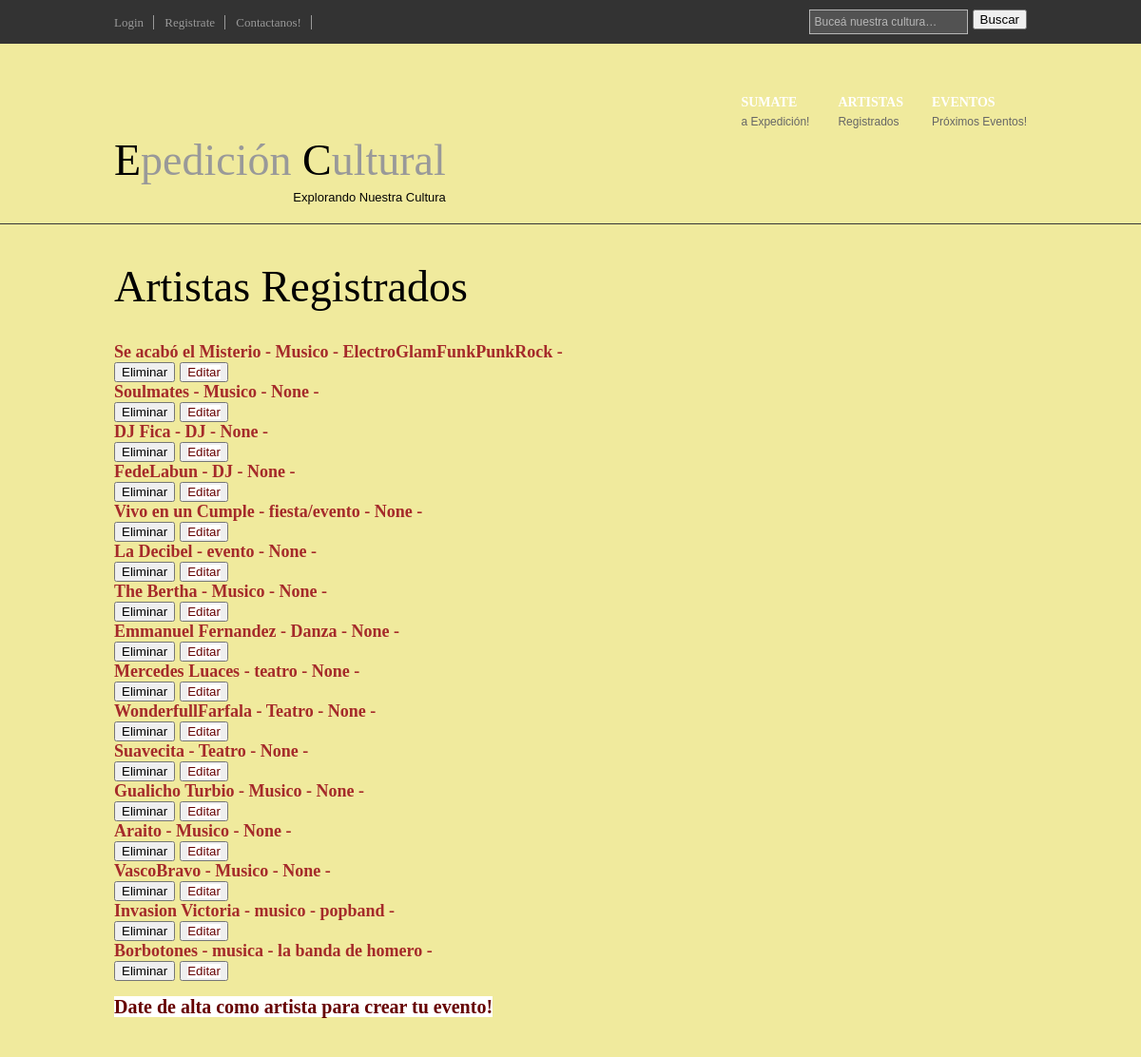
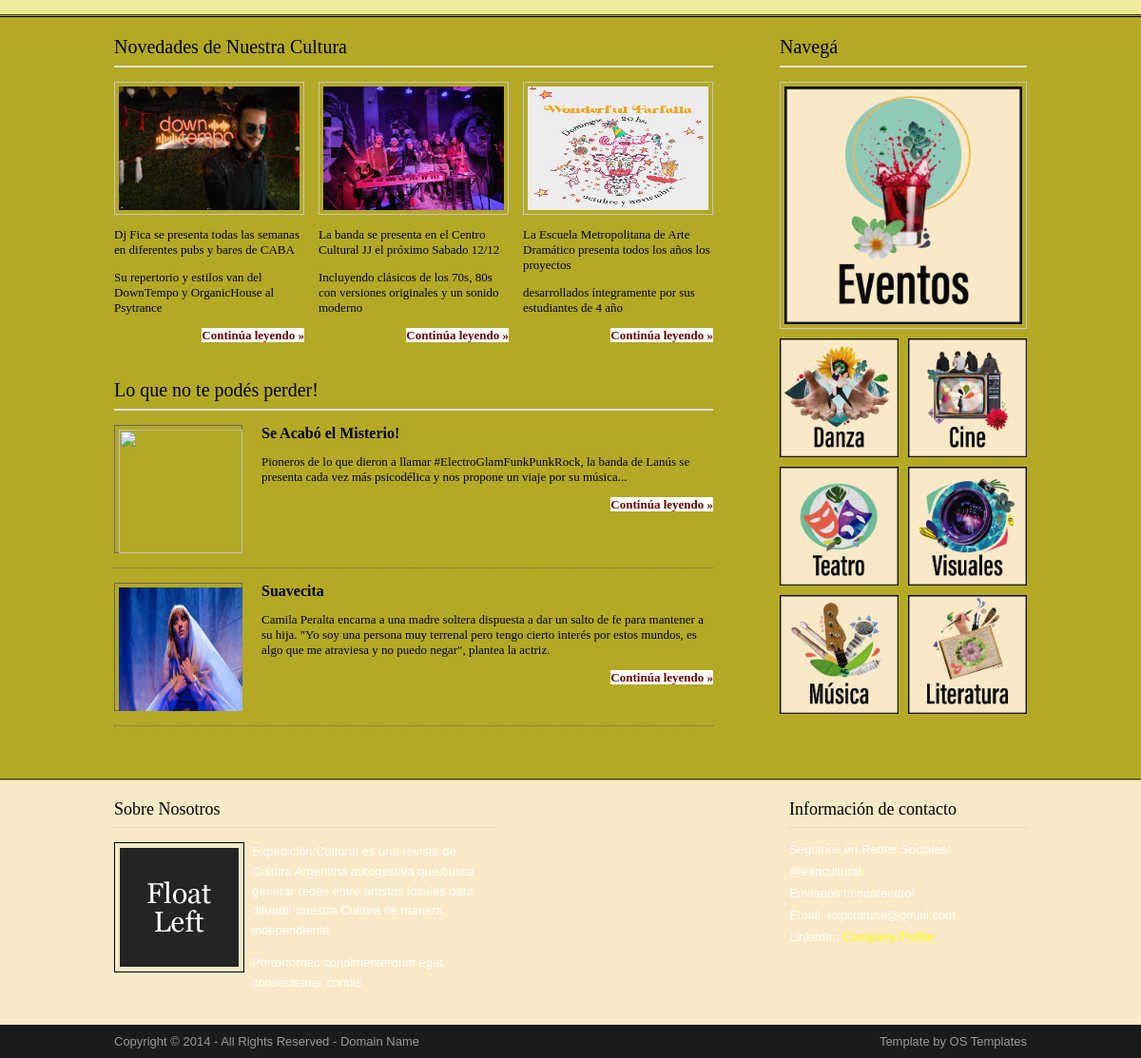
/appExpe/listaArtistas/, run on the app's committed database (2 pictures, top to bottom).
### appExpe/models.py (models this page shows, shortened)
class Artista(models.Model):
    nombre = models.CharField(null=True, max_length=40)
    categoria = models.ForeignKey(Categoria, null=True, on_delete=models.CASCADE)
    disciplina = models.CharField(null=True, max_length=40)
    descripcion = models.CharField(null=True, max_length=500)
    link = models.URLField(null=True, max_length=250, blank=True)
    imagen = models.ImageField(upload_to='fotos', null=True, blank=True)
    user = models.OneToOneField(User, on_delete=models.CASCADE, null=True)

### appExpe/views.py (the view)
# urls.py: path('listaArtistas/', listaArtistas, name="listaArtistas"),
def listaArtistas(req):
    artistas = Artista.objects.all()
    return render(req, "listaArtistas.html", {"artistas": artistas})

### appExpe/templates/listaArtistas.html (shortened to what this page needs)
{% extends 'base.html' %}
{% block ContenidoQueCambia %}
<div class="wrapper col1">
    <div id="header">
      <div id="logo">
        <h1><a href="/appExpe/inicio"><strong>Artistas Registrados</strong> <strong></strong></a> </h1>
        <br>
         <br>
         <ul>
            {% for artista in artistas %}
                <li style="font-size:large; font-weight: bold; color:brown;">
                     {{ artista.nombre }}  -
                     {{ artista.disciplina }}  -
                     {{ artista.descripcion }}  -
                </li>
                <div style="display: flex; column-gap: 5px;">
                    <form action="{% url 'eliminaArtista' artista.id %}" method="post">{% csrf_token %}
                        <button type="submit"> Eliminar </button>
                    </form>
                    <button>
                        <a href="{% url 'editarArtista' artista.id %}">Editar</a>
                    </button>
                </div>
            {% endfor %}
        </ul>
         <br>
         <h2><a href="{% url 'creaArtista' %}"><strong>Date de alta como artista para crear tu evento!</strong> <strong></strong></a> </h2>
         <br>
      </div>
      <br class="clear" />
    </div>
</div>
</body>
</html>
{% endblock ContenidoQueCambia %}

### appExpe/static/layout/styles/layout.css (style rules this page uses)
html { overflow-y:scroll; }
a { outline:none; text-decoration:none; color:#660000; background-color:#FFFFFF; }
div.wrapper { display:block; width:100%; text-align:left; }
div.wrapper h1, div.wrapper h2, div.wrapper h3, div.wrapper h4, div.wrapper h5, div.wrapper h6 { margin:0 0 15px 0; padding:0; font-size:20px; font-weight:normal; line-height:normal; }
.col1 { color:#030303; background-color:#f0ea9d; border-bottom:1px solid #363636; }
#header, #topline, #topbar, #breadcrumb, .container, #hpage_cats, #adblock, #socialise, #footer, #copyright { display:block; position:relative; width:960px; margin:0 auto; }
#header { padding:10px 0 20px; z-index:1000; }
#header h1, #header p, #header ul { margin:0; padding:0; list-style:none; line-height:normal; }
#header #logo { display:block; float:left; margin-top:7px; overflow:hidden; }
#header #logo h1 a { font-size:46px; color:#999999; background-color:#f0ea9d; }
#header h1 strong { font-weight:normal; color:#000000; background-color:#f0ea9d; }

### appExpe/static/layout/styles/forms.css (style rules this page uses)
form, fieldset, legend { margin:0; padding:0; border:none; }

### data on the page
Artista: nombre "Se acabó el Misterio", disciplina "Musico", descripcion "ElectroGlamFunkPunkRock"
Artista: nombre "Soulmates", disciplina "Musico", descripcion "None"
Artista: nombre "DJ Fica", disciplina "DJ", descripcion "None"
Artista: nombre "FedeLabun", disciplina "DJ", descripcion "None"
Artista: nombre "Vivo en un Cumple", disciplina "fiesta/evento", descripcion "None"
Artista: nombre "La Decibel", disciplina "evento", descripcion "None"
Artista: nombre "The Bertha", disciplina "Musico", descripcion "None"
Artista: nombre "Emmanuel Fernandez", disciplina "Danza", descripcion "None"
Artista: nombre "Mercedes Luaces", disciplina "teatro", descripcion "None"
Artista: nombre "WonderfullFarfala", disciplina "Teatro", descripcion "None"
Artista: nombre "Suavecita", disciplina "Teatro", descripcion "None"
Artista: nombre "Gualicho Turbio", disciplina "Musico", descripcion "None"
Artista: nombre "Araito", disciplina "Musico", descripcion "None"
Artista: nombre "VascoBravo", disciplina "Musico", descripcion "None"
Artista: nombre "Invasion Victoria", disciplina "musico", descripcion "popband"
Artista: nombre "Borbotones", disciplina "musica", descripcion "la banda de homero"
